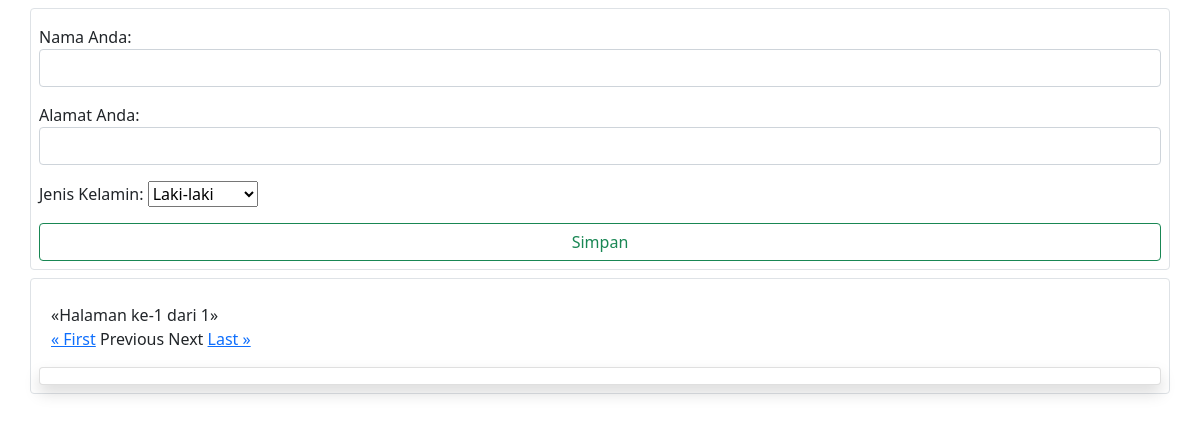
/paging/, run on an earlier commit of the app's database.
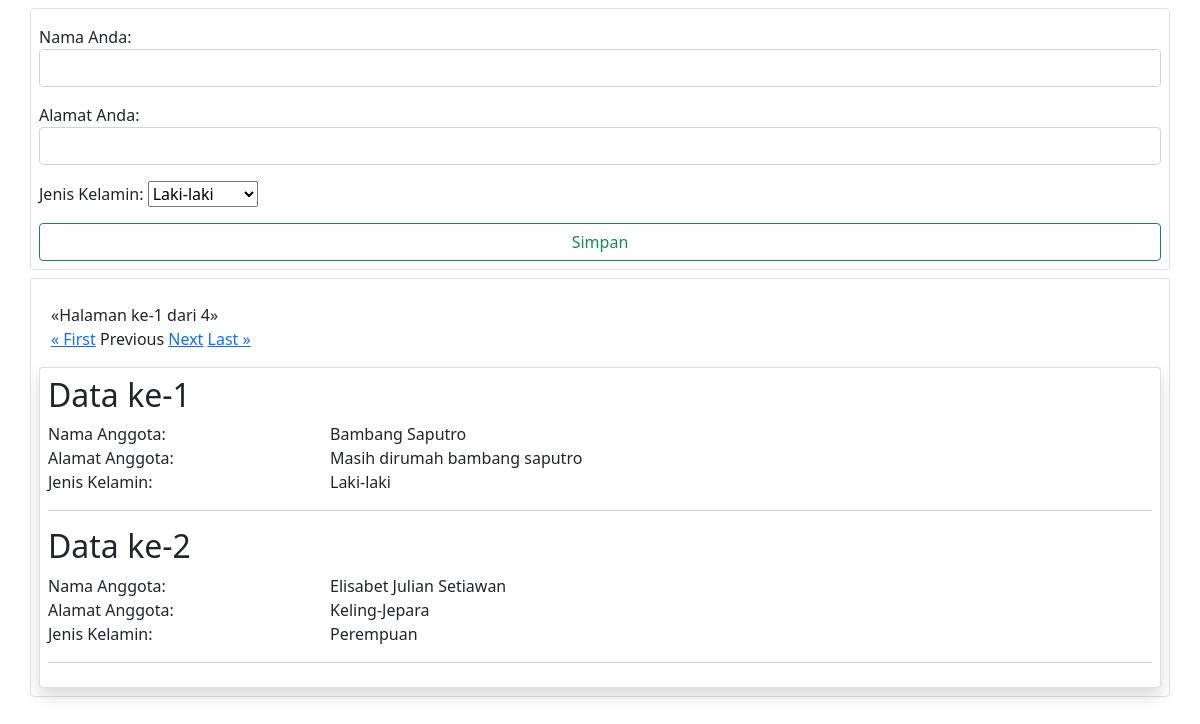
And on a later commit of the database.
### paging/models.py (models this page shows, shortened)
class DaftarNama(models.Model):
    pilihan = [
        ('L','Laki-laki'),
        ('P','Perempuan')
    ]
    nama = models.CharField(max_length=100, verbose_name="Nama Anda",null=False,blank=False)
    alamat = models.CharField(max_length=100, verbose_name="Alamat Anda",null=False, blank=False)
    kelamin = models.CharField(max_length=1,verbose_name="Jenis Kelamin",choices=pilihan,null=False,blank=False,default="L")
    class Meta:
        ordering = ['nama']
        unique_together = ['nama','alamat']

### paging/views.py (the view)
# urls.py: path("", views.indeks,name="indeks"),
def indeks(request):
	if request.method=="POST":
		forms = InputDaftarNama(request.POST)
		if forms.is_valid():
			forms.save()
	forms = InputDaftarNama()
	p=Paginator(DaftarNama.objects.all(),2)
	page = request.GET.get('page')
	halaman = p.get_page(page)
	return render(request,'paging/indeks.html',{'forms':forms,'halaman':halaman})

### paging/forms.py
class InputDaftarNama(forms.ModelForm):
    class Meta:
        fields = "__all__"
        model = DaftarNama
        widgets = {
            'nama': forms.TextInput(attrs={'class': 'form-control'}),
            'alamat': forms.TextInput(attrs={'class': 'form-control'}),
        }

### templates/paging/indeks.html (shortened to what this page needs)
{% extends "initial.html"%}
{% block content%}
<form  method="post" action={% url 'indeks'%}>
    {{forms.as_p}}
    <input type="submit" value="Simpan" class="form-control btn btn-outline-success" />
{% endblock %}
{% block listnya%}
        <div class="container my-3">
            &laquo;Halaman ke-{{halaman.number}} dari {{halaman.paginator.num_pages}}&raquo;
            <br/>
            <a href="?page=1">&laquo; First</a>
            {% if halaman.has_previous %}
                <a href="?page={{halaman.previous_page_number}}">Previous</a>
            {% else%}
                Previous
            {% endif %}
            {% if halaman.has_next %}
                <a href="?page={{halaman.next_page_number}}">Next</a>
            {% else%}
                Next
            {% endif%}
            <a href="?page={{halaman.paginator.num_pages}}">Last &raquo;</a>
        </div>
    <div class="card shadow p-2">
        {% for dataku in halaman %}
            <div class="row"><h2>Data ke-{{forloop.counter}}</h2></div>
            <div class="row">
                <div class="col-3">Nama Anggota:</div>
                <div class="col-9">{{dataku.nama}}</div>
            </div>
            <div class="row">
                <div class="col-3">Alamat Anggota:</div>
                <div class="col-9">{{dataku.alamat}}</div>
            </div>
            <div class="row">
                <div class="col-3">Jenis Kelamin:</div>
                <div class="col-9">{{dataku.get_kelamin_display}}</div>
            </div>
            <hr>
        {% endfor %}
    </div>
{% endblock %}

What changed in the data, as far as the page shows it:
added DaftarNama: nama "Bambang Saputro", alamat "Masih dirumah bambang saputro", kelamin "Laki-laki"
added DaftarNama: nama "Elisabet Julian Setiawan", alamat "Keling-Jepara", kelamin "Perempuan"
Also different on the page:
{{ halaman.paginator.num_pages }}: "1" → "4"
